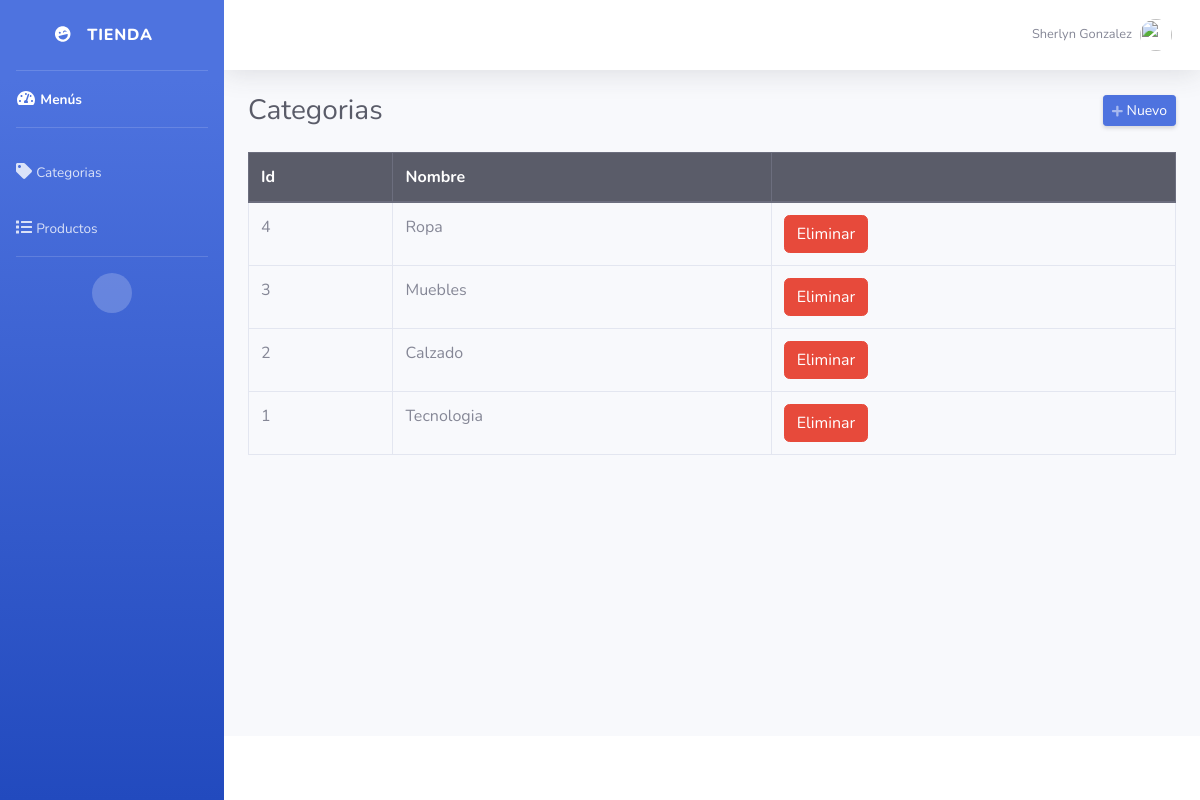
/admin/categorias.php (signed in), run on the app's committed database.
### tables this page shows
CREATE TABLE `categorias` (
  `id` int(11) NOT NULL,
  `categoria` varchar(50) NOT NULL
);

### admin/categorias.php (the view, shortened to what this page needs)
<?php
require_once "../config/conexion.php";
include("includes/header.php");
?>
<div class="d-sm-flex align-items-center justify-content-between mb-4">
    <h1 class="h3 mb-0 text-gray-800">Categorias</h1>
    <a href="#" class="d-none d-sm-inline-block btn btn-sm btn-primary shadow-sm" id="abrirCategoria"><i class="fas fa-plus fa-sm text-white-50"></i> Nuevo</a>
</div>
<div class="row">
    <div class="col-md-12">
        <div class="table-responsive">
            <table class="table table-hover table-bordered" style="width: 100%;">
                <thead class="thead-dark">
                    <tr>
                        <th>Id</th>
                        <th>Nombre</th>
                        <th></th>
                    </tr>
                </thead>
                <tbody>
                    <?php
                    $query = mysqli_query($conexion, "SELECT * FROM categorias ORDER BY id DESC");
                    while ($data = mysqli_fetch_assoc($query)) { ?>
                        <tr>
                            <td><?php echo $data['id']; ?></td>
                            <td><?php echo $data['categoria']; ?></td>
                            <td>
                                <form method="post" action="eliminar.php?accion=cli&id=<?php echo $data['id']; ?>" class="d-inline eliminar">
                                    <button class="btn btn-danger" type="submit">Eliminar</button>
                                </form>
                            </td>
                        </tr>
                    <?php } ?>
                </tbody>
            </table>
        </div>
    </div>
</div>
<?php include("includes/footer.php"); ?>

### data on the page
categorias: id "4", categoria "Ropa"
categorias: id "3", categoria "Muebles"
categorias: id "2", categoria "Calzado"
categorias: id "1", categoria "Tecnologia"

### other printed values
$_SESSION['nombre'] "Sherlyn Gonzalez"
